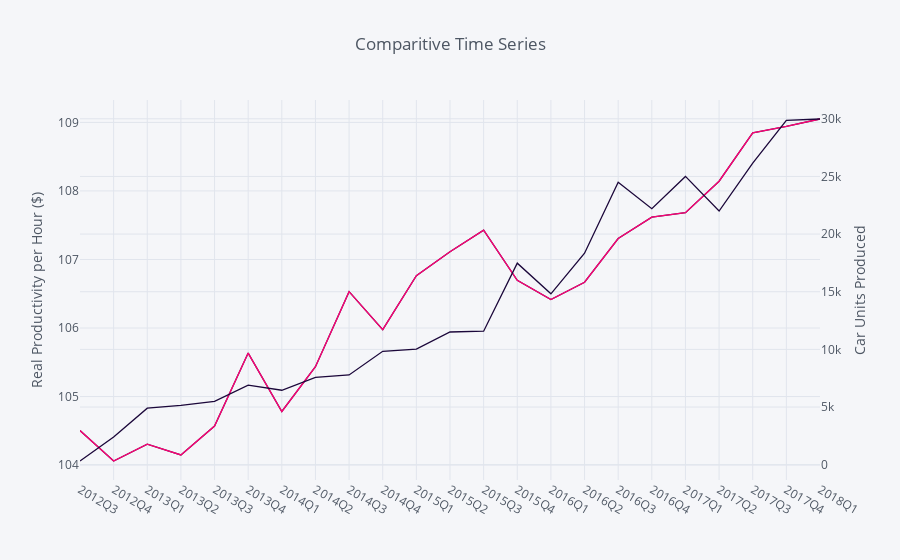

Write notebook code for a chart like this one.
### Code cell
fig2 = df.iplot(
    columns=['Real Output per Hour'], 
    asFigure=True, 
    kind='scatter', 
    showlegend=False,
    colors = ('#ff0074'),
    yTitle='Real Output per Hour',
    x='Date',    
    )
fig3 = df.iplot(
    asFigure=True,
    kind='scatter', 
    secondary_y=['Tesla Production'],
    showlegend=False,
    title='Comparitive Time Series',
    yTitle='Real Productivity per Hour ($)',
    secondary_y_title = 'Car Units Produced',
    colors = ('#1b073a'),
    x='Date'
    )

fig3['data'].extend(fig2['data'])

iplot(fig3)

### Figure 1 — Plotly figure (JSON) as saved in the notebook; plotly's stock layout.template omitted (floating-point values rounded to 4 significant figures)
{"data": [{"line": {"color": "rgba(27, 7, 58, 1.0)", "dash": "solid", "shape": "linear", "width": 1.3}, "mode": "lines", "name": "Tesla Production", "text": "", "type": "scatter", "x": ["2012Q3", "2012Q4", "2013Q1", "2013Q2", "2013Q3", "2013Q4", "2014Q1", "2014Q2", "2014Q3", "2014Q4", "2015Q1", "2015Q2", "2015Q3", "2015Q4", "2016Q1", "2016Q2", "2016Q3", "2016Q4", "2017Q1", "2017Q2", "2017Q3", "2017Q4", "2018Q1"], "xaxis": "x1", "y": [321, 2400, 4900, 5150, 5500, 6892, 6457, 7579, 7785, 9834, 10030, 11507, 11580, 17478, 14820, 18345, 24500, 22200, 25000, 22000, 26150, 29870, 29980], "yaxis": "y2"}, {"line": {"color": "rgba(27, 7, 58, 0.8999999999999999)", "dash": "solid", "shape": "linear", "width": 1.3}, "mode": "lines", "name": "Real Output per Hour", "text": "", "type": "scatter", "x": ["2012Q3", "2012Q4", "2013Q1", "2013Q2", "2013Q3", "2013Q4", "2014Q1", "2014Q2", "2014Q3", "2014Q4", "2015Q1", "2015Q2", "2015Q3", "2015Q4", "2016Q1", "2016Q2", "2016Q3", "2016Q4", "2017Q1", "2017Q2", "2017Q3", "2017Q4", "2018Q1"], "y": [104.5, 104.1, 104.3, 104.1, 104.6, 105.6, 104.8, 105.4, 106.5, 106.0, 106.8, 107.1, 107.4, 106.7, 106.4, 106.7, 107.3, 107.6, 107.7, 108.1, 108.8, 108.9, 109.0]}, {"line": {"color": "rgba(255, 0, 116, 1.0)", "dash": "solid", "shape": "linear", "width": 1.3}, "mode": "lines", "name": "Real Output per Hour", "text": "", "type": "scatter", "x": ["2012Q3", "2012Q4", "2013Q1", "2013Q2", "2013Q3", "2013Q4", "2014Q1", "2014Q2", "2014Q3", "2014Q4", "2015Q1", "2015Q2", "2015Q3", "2015Q4", "2016Q1", "2016Q2", "2016Q3", "2016Q4", "2017Q1", "2017Q2", "2017Q3", "2017Q4", "2018Q1"], "y": [104.5, 104.1, 104.3, 104.1, 104.6, 105.6, 104.8, 105.4, 106.5, 106.0, 106.8, 107.1, 107.4, 106.7, 106.4, 106.7, 107.3, 107.6, 107.7, 108.1, 108.8, 108.9, 109.0]}], "layout": {"legend": {"bgcolor": "#F5F6F9", "font": {"color": "#4D5663"}}, "paper_bgcolor": "#F5F6F9", "plot_bgcolor": "#F5F6F9", "showlegend": false, "title": "Comparitive Time Series", "titlefont": {"color": "#4D5663"}, "xaxis1": {"gridcolor": "#E1E5ED", "showgrid": true, "tickfont": {"color": "#4D5663"}, "title": "", "titlefont": {"color": "#4D5663"}, "zerolinecolor": "#E1E5ED"}, "yaxis1": {"gridcolor": "#E1E5ED", "showgrid": true, "tickfont": {"color": "#4D5663"}, "title": "Real Productivity per Hour ($)", "titlefont": {"color": "#4D5663"}, "zerolinecolor": "#E1E5ED"}, "yaxis2": {"anchor": "x1", "gridcolor": "#E1E5ED", "overlaying": "y1", "showgrid": true, "side": "right", "tickfont": {"color": "#4D5663"}, "title": "Car Units Produced", "titlefont": {"color": "#4D5663"}, "zerolinecolor": "#E1E5ED"}}}
